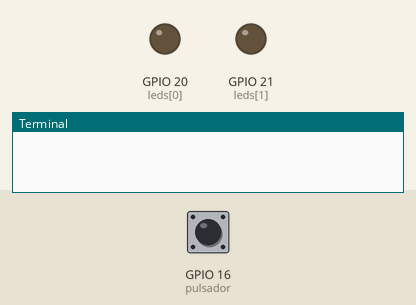
This program was run on a simulated Raspberry Pi (BCM pin numbers). Parts: output pins drawn as LEDs (lit = HIGH), the last lines printed to the terminal. Dashed ring = blinking. Inputs (shaded band) come from the test bench; at power-on: GPIO 16 (pulsador) HIGH.

Above: at 1.2 s.
1.3 s: GPIO 16 (pulsador) pulled LOW for 0.15 s
At 2.0 s:
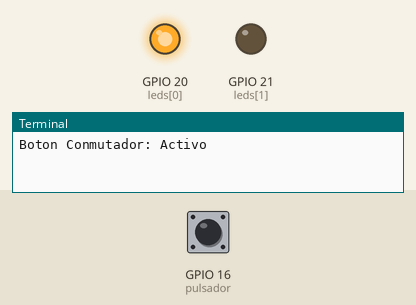
4.4 s: GPIO 16 (pulsador) pulled LOW for 1 s
At 6.2 s:
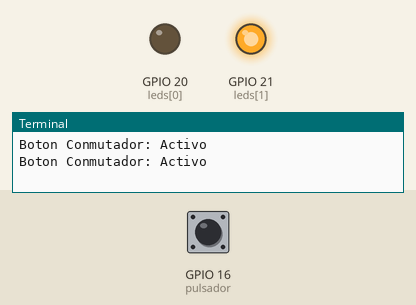
7.9 s: GPIO 16 (pulsador) pulled LOW for 3.2 s
At 8.2 s:
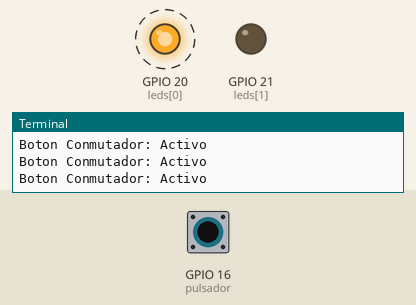
Timing chart, 0 to 13.4 s (numbered marks = the images above; inputs shaded):
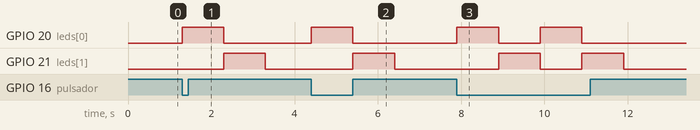

The program:

pulsador_conmutador.py
```python
import RPi.GPIO as GPIO
import time

# GENERAL CONFIG
GPIO.setwarnings(False)
GPIO.setmode(GPIO.BCM) # PINES POR GPIO

# CONFIG PINES

# SALIDAS -> LEDS
leds = 20, 21  # TUPLA DE LEDS DE SALIDA
GPIO.setup(leds, GPIO.OUT)

# ENTRADA -> PULSADOR PULL UP
pulsador = 16
GPIO.setup(pulsador, GPIO.IN, pull_up_down = GPIO.PUD_UP)

try:
   while True:
       if GPIO.input(pulsador) == False:
          print("Boton Conmutador: Activo")
          GPIO.output(leds, (GPIO.HIGH, GPIO.LOW))
          time.sleep(1)
          GPIO.output(leds, (GPIO.LOW, GPIO.HIGH))
          time.sleep(1)
       elif GPIO.input(pulsador) == True:
          GPIO.output(leds, (GPIO.LOW, GPIO.LOW))
except KeyboardInterrupt():
     GPIO.cleanup()
```

Measured:
- after the input at 1.3 s, GPIO 20 (leds[0]): LOW → HIGH at once, → LOW 1.0 s later; GPIO 21 (leds[1]): LOW → HIGH after 1.0 s, → LOW 1.0 s later
- after the input at 4.4 s, GPIO 20 (leds[0]): LOW → HIGH at once, → LOW 1.0 s later; GPIO 21 (leds[1]): LOW → HIGH after 1.0 s, → LOW 1.0 s later
- after the input at 7.9 s, GPIO 20 (leds[0]): alternates HIGH for 1.0 s and LOW for 1.0 s, 4 changes in all, then stays LOW, starting at once; GPIO 21 (leds[1]): alternates HIGH for 1.0 s and LOW for 1.0 s, 4 changes in all, then stays LOW, starting after 1.0 s
